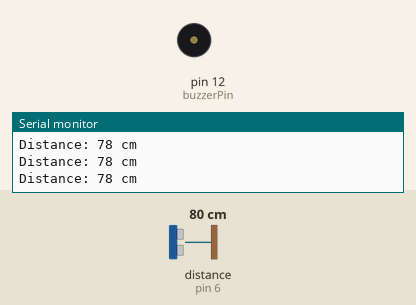
This sketch was run on a simulated Arduino Uno, built with avr-gcc and run on an emulated ATmega328P. Shown: buzzer (waves = sounding, pin HIGH), the last lines printed to the serial monitor. Wiring (inferred from the names in the program): ultrasonic range finder: trigger pin 3; echo pin 6. The test bench sets the inputs (shaded band); at power-on: distance to the obstacle (sensor on pin 6) 80 cm. The echo pulse lasts 58.3 µs per cm; pins used as bus, display or sensor lines are not drawn.

Above: at 1.2 s.
1.3 s: distance to the obstacle (sensor on pin 6) set to 22 cm
2.8 s: distance to the obstacle (sensor on pin 6) set to 18 cm
At 3.8 s:
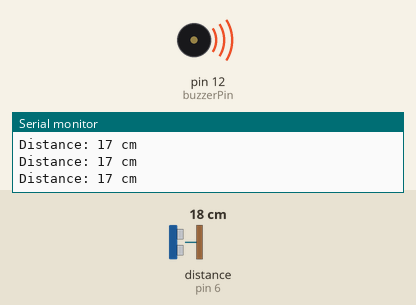
4.4 s: distance to the obstacle (sensor on pin 6) set to 35 cm
At 4.8 s:
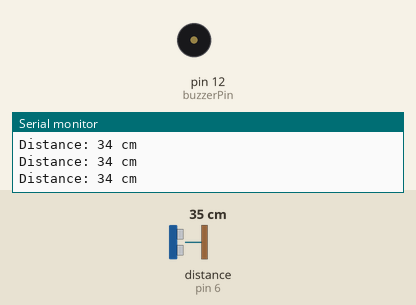
5.9 s: distance to the obstacle (sensor on pin 6) set to 9 cm
At 6.3 s:
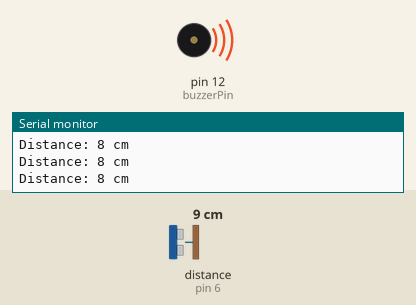
Timing chart, 0 to 8.4 s (numbered marks = the images above; inputs shaded):
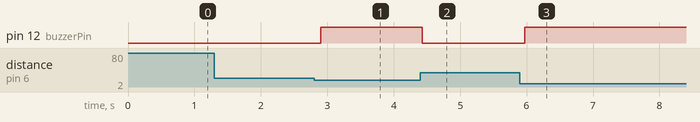

The sketch:

buzzer_and_ultrasonic.ino
```cpp
// Pins
const int trigPin = 3;
const int echoPin = 6;
const int buzzerPin = 12;

// Variables
long duration;
int distance;
int threshold = 20; // cm, distance to trigger buzzer

void setup() {
  pinMode(trigPin, OUTPUT);
  pinMode(echoPin, INPUT);
  pinMode(buzzerPin, OUTPUT);
  Serial.begin(9600); // For debug
}

void loop() {
  // Trigger ultrasonic sensor
  digitalWrite(trigPin, LOW);
  delayMicroseconds(2);
  digitalWrite(trigPin, HIGH);
  delayMicroseconds(10);
  digitalWrite(trigPin, LOW);

  // Read echo
  duration = pulseIn(echoPin, HIGH);
  distance = duration * 0.034 / 2; // Convert to cm

  Serial.print("Distance: ");
  Serial.print(distance);
  Serial.println(" cm");

  // Check distance and activate buzzer
  if(distance < threshold){
    digitalWrite(buzzerPin, HIGH); // Buzzer ON
  } else {
    digitalWrite(buzzerPin, LOW);  // Buzzer OFF
  }

  delay(100); // Small delay
}
```

Measured:
- the behaviour switches between 21 and 20 cm on distance to the obstacle (sensor on pin 6) (found by bisection; images 0 and 1)
- after the input at 2.8 s, pin 12 (buzzerPin): LOW → HIGH after 0.10 s
- after the input at 4.4 s, pin 12 (buzzerPin): HIGH → LOW at once
- after the input at 5.9 s, pin 12 (buzzerPin): LOW → HIGH after 0.07 s
